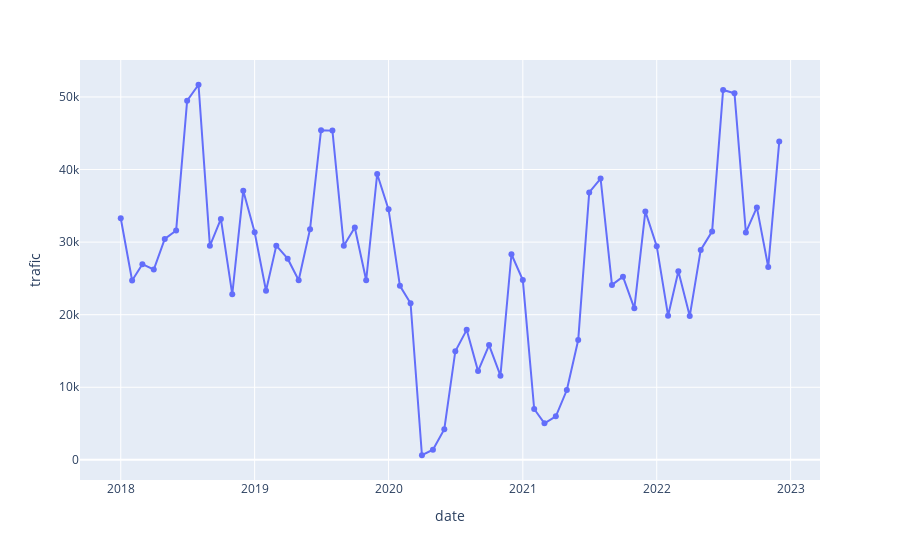

The notebook cell this image was saved under:
### Code cell
import plotly.express as px

figure_plotly = px.line(
  pax_apt_all2, x="date", y="trafic",
  text="apt_nom"
)
figure_plotly.update_traces(
  mode="markers+lines", type = "scatter",
  hovertemplate="<i>Aéroport:</i> %{text}<br>Trafic: %{y}"
)

### Figure 1 — Plotly figure (JSON) as saved in the notebook; plotly's stock layout.template omitted (floating-point values rounded to 4 significant figures)
{"data": [{"hovertemplate": "<i>Aéroport:</i> %{text}<br>Trafic: %{y}", "legendgroup": "", "line": {"color": "#636efa", "dash": "solid"}, "marker": {"symbol": "circle"}, "mode": "markers+lines", "name": "", "orientation": "v", "showlegend": false, "text": ["MAYOTTE-MARCEL HENRY", "MAYOTTE-MARCEL HENRY", "MAYOTTE-MARCEL HENRY", "MAYOTTE-MARCEL HENRY", "MAYOTTE-MARCEL HENRY", "MAYOTTE-MARCEL HENRY", "MAYOTTE-MARCEL HENRY", "MAYOTTE-MARCEL HENRY", "MAYOTTE-MARCEL HENRY", "MAYOTTE-MARCEL HENRY", "MAYOTTE-MARCEL HENRY", "MAYOTTE-MARCEL HENRY", "MAYOTTE-MARCEL HENRY", "MAYOTTE-MARCEL HENRY", "MAYOTTE-MARCEL HENRY", "MAYOTTE-MARCEL HENRY", "MAYOTTE-MARCEL HENRY", "MAYOTTE-MARCEL HENRY", "MAYOTTE-MARCEL HENRY", "MAYOTTE-MARCEL HENRY", "MAYOTTE-MARCEL HENRY", "MAYOTTE-MARCEL HENRY", "MAYOTTE-MARCEL HENRY", "MAYOTTE-MARCEL HENRY", "MAYOTTE-MARCEL HENRY", "MAYOTTE-MARCEL HENRY", "MAYOTTE-MARCEL HENRY", "MAYOTTE-MARCEL HENRY", "MAYOTTE-MARCEL HENRY", "MAYOTTE-MARCEL HENRY", "MAYOTTE-MARCEL HENRY", "MAYOTTE-MARCEL HENRY", "MAYOTTE-MARCEL HENRY", "MAYOTTE-MARCEL HENRY", "MAYOTTE-MARCEL HENRY", "MAYOTTE-MARCEL HENRY", "MAYOTTE-MARCEL HENRY", "MAYOTTE-MARCEL HENRY", "MAYOTTE-MARCEL HENRY", "MAYOTTE-MARCEL HENRY", "MAYOTTE-MARCEL HENRY", "MAYOTTE-MARCEL HENRY", "MAYOTTE-MARCEL HENRY", "MAYOTTE-MARCEL HENRY", "MAYOTTE-MARCEL HENRY", "MAYOTTE-MARCEL HENRY", "MAYOTTE-MARCEL HENRY", "MAYOTTE-MARCEL HENRY", "MAYOTTE-MARCEL HENRY", "MAYOTTE-MARCEL HENRY", "MAYOTTE-MARCEL HENRY", "MAYOTTE-MARCEL HENRY", "MAYOTTE-MARCEL HENRY", "MAYOTTE-MARCEL HENRY", "MAYOTTE-MARCEL HENRY", "MAYOTTE-MARCEL HENRY", "MAYOTTE-MARCEL HENRY", "MAYOTTE-MARCEL HENRY", "MAYOTTE-MARCEL HENRY", "MAYOTTE-MARCEL HENRY"], "type": "scatter", "x": ["2018-01-01T00:00:00", "2018-02-01T00:00:00", "2018-03-01T00:00:00", "2018-04-01T00:00:00", "2018-05-01T00:00:00", "2018-06-01T00:00:00", "2018-07-01T00:00:00", "2018-08-01T00:00:00", "2018-09-01T00:00:00", "2018-10-01T00:00:00", "2018-11-01T00:00:00", "2018-12-01T00:00:00", "2019-01-01T00:00:00", "2019-02-01T00:00:00", "2019-03-01T00:00:00", "2019-04-01T00:00:00", "2019-05-01T00:00:00", "2019-06-01T00:00:00", "2019-07-01T00:00:00", "2019-08-01T00:00:00", "2019-09-01T00:00:00", "2019-10-01T00:00:00", "2019-11-01T00:00:00", "2019-12-01T00:00:00", "2020-01-01T00:00:00", "2020-02-01T00:00:00", "2020-03-01T00:00:00", "2020-04-01T00:00:00", "2020-05-01T00:00:00", "2020-06-01T00:00:00", "2020-07-01T00:00:00", "2020-08-01T00:00:00", "2020-09-01T00:00:00", "2020-10-01T00:00:00", "2020-11-01T00:00:00", "2020-12-01T00:00:00", "2021-01-01T00:00:00", "2021-02-01T00:00:00", "2021-03-01T00:00:00", "2021-04-01T00:00:00", "2021-05-01T00:00:00", "2021-06-01T00:00:00", "2021-07-01T00:00:00", "2021-08-01T00:00:00", "2021-09-01T00:00:00", "2021-10-01T00:00:00", "2021-11-01T00:00:00", "2021-12-01T00:00:00", "2022-01-01T00:00:00", "2022-02-01T00:00:00", "2022-03-01T00:00:00", "2022-04-01T00:00:00", "2022-05-01T00:00:00", "2022-06-01T00:00:00", "2022-07-01T00:00:00", "2022-08-01T00:00:00", "2022-09-01T00:00:00", "2022-10-01T00:00:00", "2022-11-01T00:00:00", "2022-12-01T00:00:00"], "xaxis": "x", "y": [33287, 24714, 26961, 26224, 30432, 31595, 49489, 51680, 29485, 33197, 22810, 37085, 31356, 23307, 29516, 27718, 24752, 31779, 45422, 45361, 29509, 32017, 24739, 39382, 34512, 23982, 21577, 636, 1396, 4228, 14969, 17913, 12227, 15812, 11596, 28325, 24765, 7009, 5029, 5993, 9618, 16516, 36841, 38763, 24106, 25236, 20873, 34227, 29441, 19869, 25972, 19815, 28922, 31479, 50968, 50499, 31330, 34781, 26573, 43846], "yaxis": "y"}], "layout": {"legend": {"tracegroupgap": 0}, "margin": {"t": 60}, "xaxis": {"anchor": "y", "domain": [0, 1], "title": {"text": "date"}}, "yaxis": {"anchor": "x", "domain": [0, 1], "title": {"text": "trafic"}}}}
